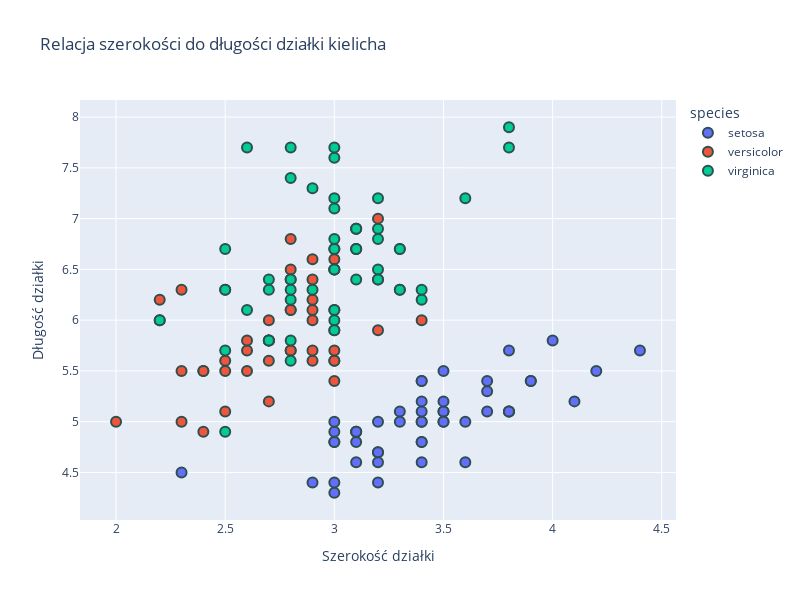

Notebook source saved alongside this figure:
### Markdown cell above
### Scatterplot

### Code cell
df = px.data.iris()
fig = px.scatter(df, x="sepal_width", y="sepal_length", color="species",
                 title="Relacja szerokości do długości działki kielicha",
                 labels={"sepal_width": "Szerokość działki", "sepal_length": "Długość działki"})

fig.update_traces(marker=dict(size=10,
                              line=dict(width=2,
                                        color='DarkSlateGrey')),
                  selector=dict(mode='markers'))

fig.update_layout(width=800, height=600)

fig.show()

### Figure 1 — Plotly figure (JSON) as saved in the notebook; plotly's stock layout.template omitted (floating-point values rounded to 4 significant figures)
{"data": [{"hovertemplate": "species=setosa<br>Szerokość działki=%{x}<br>Długość działki=%{y}<extra></extra>", "legendgroup": "setosa", "marker": {"color": "#636efa", "line": {"color": "DarkSlateGrey", "width": 2}, "size": 10, "symbol": "circle"}, "mode": "markers", "name": "setosa", "orientation": "v", "showlegend": true, "type": "scatter", "x": [3.5, 3, 3.2, 3.1, 3.6, 3.9, 3.4, 3.4, 2.9, 3.1, 3.7, 3.4, 3, 3, 4, 4.4, 3.9, 3.5, 3.8, 3.8, 3.4, 3.7, 3.6, 3.3, 3.4, 3, 3.4, 3.5, 3.4, 3.2, 3.1, 3.4, 4.1, 4.2, 3.1, 3.2, 3.5, 3.1, 3, 3.4, 3.5, 2.3, 3.2, 3.5, 3.8, 3, 3.8, 3.2, 3.7, 3.3], "xaxis": "x", "y": [5.1, 4.9, 4.7, 4.6, 5, 5.4, 4.6, 5, 4.4, 4.9, 5.4, 4.8, 4.8, 4.3, 5.8, 5.7, 5.4, 5.1, 5.7, 5.1, 5.4, 5.1, 4.6, 5.1, 4.8, 5, 5, 5.2, 5.2, 4.7, 4.8, 5.4, 5.2, 5.5, 4.9, 5, 5.5, 4.9, 4.4, 5.1, 5, 4.5, 4.4, 5, 5.1, 4.8, 5.1, 4.6, 5.3, 5], "yaxis": "y"}, {"hovertemplate": "species=versicolor<br>Szerokość działki=%{x}<br>Długość działki=%{y}<extra></extra>", "legendgroup": "versicolor", "marker": {"color": "#EF553B", "line": {"color": "DarkSlateGrey", "width": 2}, "size": 10, "symbol": "circle"}, "mode": "markers", "name": "versicolor", "orientation": "v", "showlegend": true, "type": "scatter", "x": [3.2, 3.2, 3.1, 2.3, 2.8, 2.8, 3.3, 2.4, 2.9, 2.7, 2, 3, 2.2, 2.9, 2.9, 3.1, 3, 2.7, 2.2, 2.5, 3.2, 2.8, 2.5, 2.8, 2.9, 3, 2.8, 3, 2.9, 2.6, 2.4, 2.4, 2.7, 2.7, 3, 3.4, 3.1, 2.3, 3, 2.5, 2.6, 3, 2.6, 2.3, 2.7, 3, 2.9, 2.9, 2.5, 2.8], "xaxis": "x", "y": [7, 6.4, 6.9, 5.5, 6.5, 5.7, 6.3, 4.9, 6.6, 5.2, 5, 5.9, 6, 6.1, 5.6, 6.7, 5.6, 5.8, 6.2, 5.6, 5.9, 6.1, 6.3, 6.1, 6.4, 6.6, 6.8, 6.7, 6, 5.7, 5.5, 5.5, 5.8, 6, 5.4, 6, 6.7, 6.3, 5.6, 5.5, 5.5, 6.1, 5.8, 5, 5.6, 5.7, 5.7, 6.2, 5.1, 5.7], "yaxis": "y"}, {"hovertemplate": "species=virginica<br>Szerokość działki=%{x}<br>Długość działki=%{y}<extra></extra>", "legendgroup": "virginica", "marker": {"color": "#00cc96", "line": {"color": "DarkSlateGrey", "width": 2}, "size": 10, "symbol": "circle"}, "mode": "markers", "name": "virginica", "orientation": "v", "showlegend": true, "type": "scatter", "x": [3.3, 2.7, 3, 2.9, 3, 3, 2.5, 2.9, 2.5, 3.6, 3.2, 2.7, 3, 2.5, 2.8, 3.2, 3, 3.8, 2.6, 2.2, 3.2, 2.8, 2.8, 2.7, 3.3, 3.2, 2.8, 3, 2.8, 3, 2.8, 3.8, 2.8, 2.8, 2.6, 3, 3.4, 3.1, 3, 3.1, 3.1, 3.1, 2.7, 3.2, 3.3, 3, 2.5, 3, 3.4, 3], "xaxis": "x", "y": [6.3, 5.8, 7.1, 6.3, 6.5, 7.6, 4.9, 7.3, 6.7, 7.2, 6.5, 6.4, 6.8, 5.7, 5.8, 6.4, 6.5, 7.7, 7.7, 6, 6.9, 5.6, 7.7, 6.3, 6.7, 7.2, 6.2, 6.1, 6.4, 7.2, 7.4, 7.9, 6.4, 6.3, 6.1, 7.7, 6.3, 6.4, 6, 6.9, 6.7, 6.9, 5.8, 6.8, 6.7, 6.7, 6.3, 6.5, 6.2, 5.9], "yaxis": "y"}], "layout": {"height": 600, "legend": {"title": {"text": "species"}, "tracegroupgap": 0}, "title": {"text": "Relacja szerokości do długości działki kielicha"}, "width": 800, "xaxis": {"anchor": "y", "autorange": true, "domain": [0, 1], "range": [1.835, 4.565], "title": {"text": "Szerokość działki"}, "type": "linear"}, "yaxis": {"anchor": "x", "autorange": true, "domain": [0, 1], "range": [4.032, 8.168], "title": {"text": "Długość działki"}, "type": "linear"}}}
